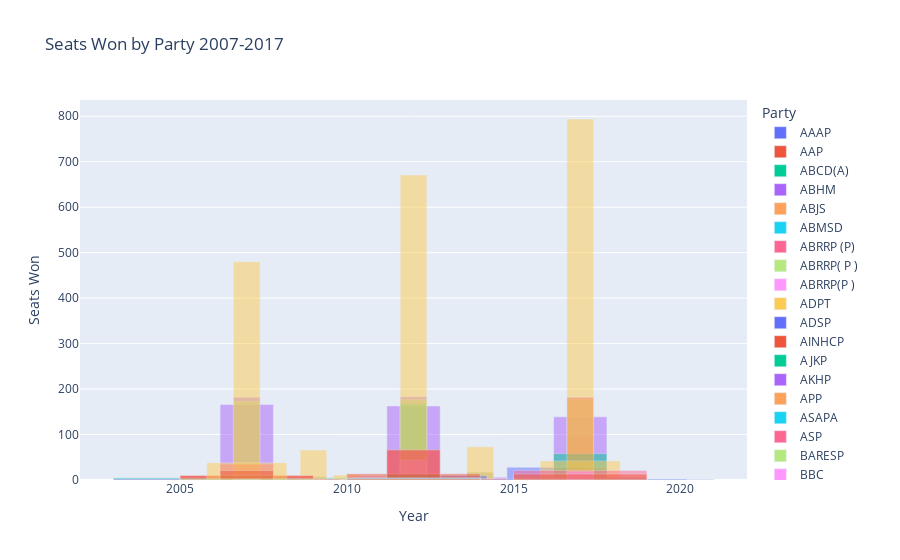

The notebook cell saved with this chart:
### Code cell
fig = px.bar(party_seats, x='Year', y='Seats Won', color="Party", barmode='overlay', title="Seats Won by Party 2007-2017" )
fig.show()
